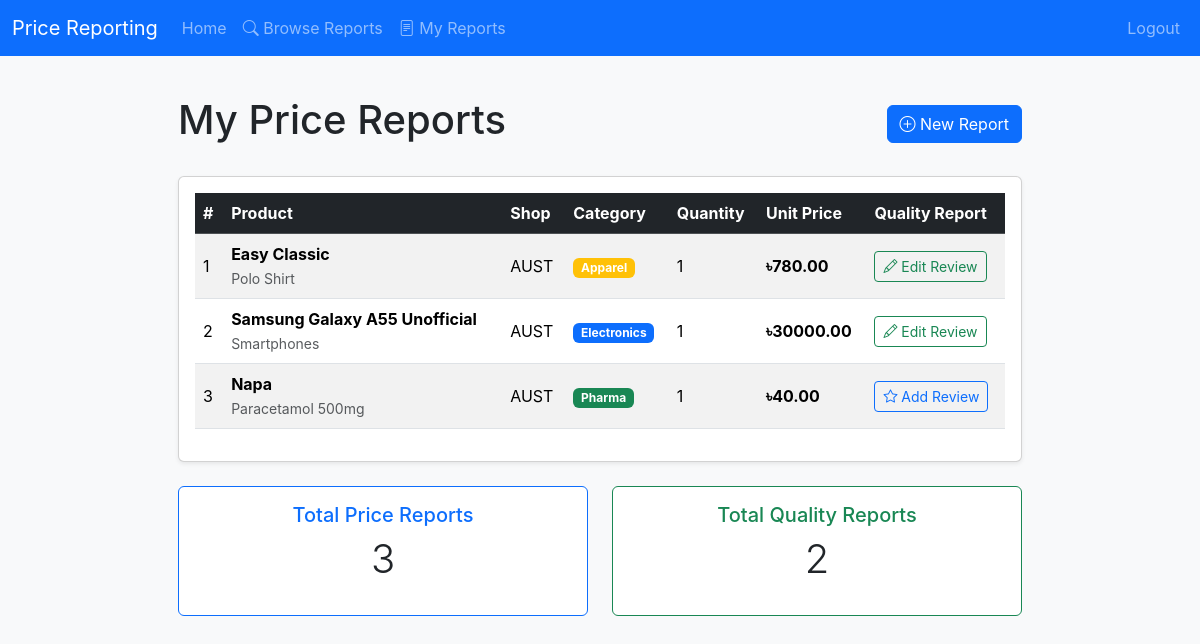
The app's page /user/price_reports (signed in), older data.
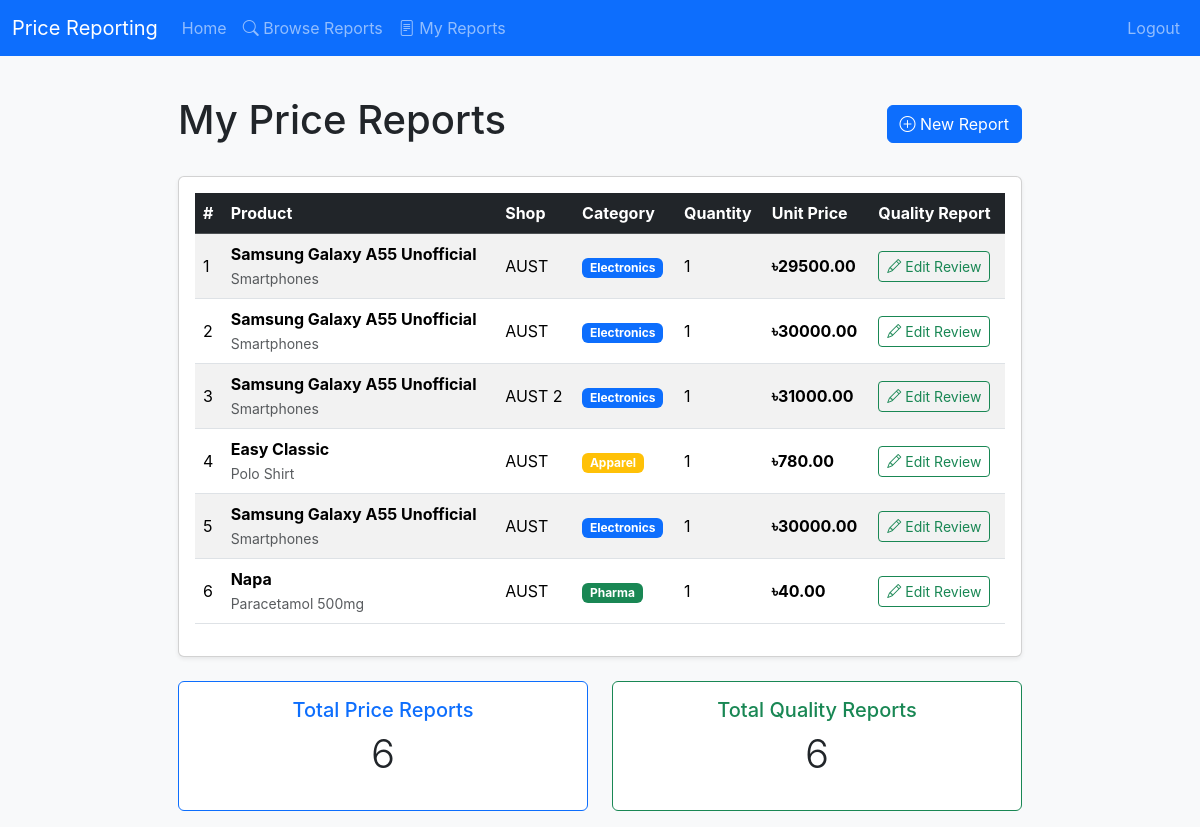
The same page, newer data.
### tables this page shows
CREATE TABLE quality_reports (
  id INTEGER PRIMARY KEY AUTOINCREMENT,
  price_report_id INTEGER NOT NULL UNIQUE,
  user_id INTEGER NOT NULL,
  category TEXT NOT NULL CHECK (category IN ('electronics','pharma','apparel','food')),
  confidence_score REAL DEFAULT 0.5 CHECK (confidence_score BETWEEN 0 AND 1),
  created_at DATETIME NOT NULL DEFAULT CURRENT_TIMESTAMP,
  FOREIGN KEY (price_report_id) REFERENCES price_reports(id),
  FOREIGN KEY (user_id) REFERENCES users(id)
);

CREATE TABLE product_aliases (
  id INTEGER PRIMARY KEY AUTOINCREMENT,
  product_id INTEGER NOT NULL,
  alias_name TEXT NOT NULL,

  FOREIGN KEY (product_id) REFERENCES products(id),
  UNIQUE (product_id, alias_name)
);

CREATE TABLE products (
  id INTEGER PRIMARY KEY AUTOINCREMENT,
  canonical_name TEXT NOT NULL,
  category TEXT NOT NULL CHECK (
    category IN ('electronics','pharma','apparel','food')
  ),
  created_at DATETIME NOT NULL DEFAULT CURRENT_TIMESTAMP
);

CREATE TABLE shops (
    id INTEGER PRIMARY KEY AUTOINCREMENT,
    name TEXT NOT NULL,
    address TEXT NOT NULL,
    latitude REAL NOT NULL,
    longitude REAL NOT NULL,
    created_at TEXT DEFAULT CURRENT_TIMESTAMP
);

CREATE TABLE price_reports (
  id INTEGER PRIMARY KEY AUTOINCREMENT,
  user_id INTEGER NOT NULL,
  shop_id INTEGER NOT NULL,
  product_alias_id INTEGER NOT NULL,
  price_paid REAL NOT NULL,
  quantity INTEGER NOT NULL DEFAULT 1,
  reported_at DATETIME NOT NULL DEFAULT CURRENT_TIMESTAMP,

  FOREIGN KEY (user_id) REFERENCES users(id),
  FOREIGN KEY (shop_id) REFERENCES shops(id),
  FOREIGN KEY (product_alias_id) REFERENCES product_aliases(id)
);

### routes/user.py (the view)
@user_bp.route("/user/price_reports")
@login_required
def user_price_reports():
    try:
        price_reports = db.execute(
            "SELECT pr.id, s.name AS shop_name, pa.alias_name, p.canonical_name, p.category, pr.price_paid, pr.quantity, "
            "qr.id AS quality_report_id "
            "FROM price_reports pr "
            "JOIN shops s ON pr.shop_id = s.id "
            "JOIN product_aliases pa ON pr.product_alias_id = pa.id "
            "JOIN products p ON pa.product_id = p.id "
            "LEFT JOIN quality_reports qr ON qr.price_report_id = pr.id "
            "WHERE pr.user_id = ? "
            "ORDER BY pr.reported_at DESC",
            session.get("user_id")
        )
    except Exception as e:
        print(f"Database error: {e}")
        return apology("Failed to load price reports", 500)
    return render_template("user_price_reports.html", price_reports=price_reports)

### app.py (called while the page is built)
@app.after_request
def after_request(response):
    response.headers["Cache-Control"] = "no-cache, no-store, must-revalidate"
    response.headers["Expires"] = 0
    response.headers["Pragma"] = "no-cache"
    return response

### helpers.py (called while the page is built)
def login_required(f):
    @wraps(f)
    def decorated_function(*args, **kwargs):
        if session.get("user_id") is None:
            return redirect("/login")
        return f(*args, **kwargs)
    return decorated_function

### templates/user_price_reports.html (shortened to what this page needs)
{% extends "layout.html" %}
{% block content %}
<div class="container">
  <div class="d-flex justify-content-between align-items-center mb-4">
    <h1>My Price Reports</h1>
    <a href="/create/price_report" class="btn btn-primary">
      <i class="bi bi-plus-circle"></i> New Report
    </a>
  </div>
  {% if price_reports %}
  <div class="card shadow-sm">
    <div class="card-body">
      <div class="table-responsive">
        <table class="table table-hover table-striped align-middle">
          <thead class="table-dark">
            <tr>
              <th scope="col">#</th>
              <th scope="col">Product</th>
              <th scope="col">Shop</th>
              <th scope="col">Category</th>
              <th scope="col">Quantity</th>
              <th scope="col">Unit Price</th>
              <th scope="col">Quality Report</th>
            </tr>
          </thead>
          <tbody>
            {% for report in price_reports %}
            <tr>
              <td>{{ loop.index }}</td>
              <td>
                <strong>{{ report.alias_name }}</strong>
                <br>
                <small class="text-muted">{{ report.canonical_name }}</small>
              </td>
              <td>{{ report.shop_name }}</td>
              <td>
                <span class="badge
                  {% if report.category == 'electronics' %}bg-primary
                  {% elif report.category == 'pharma' %}bg-success
                  {% elif report.category == 'apparel' %}bg-warning
                  {% elif report.category == 'food' %}bg-info
                  {% else %}bg-secondary
                  {% endif %}">
                  {{ report.category|capitalize }}
                </span>
              </td>
              <td>{{ report.quantity }}</td>
              <td class="fw-bold">৳{{ "%.2f"|format(report.price_paid / report.quantity) }}</td>
              <td>
                {% if report.quality_report_id %}
                <a href="/create/quality_report/{{ report.id }}" class="btn btn-sm btn-outline-success">
                  <i class="bi bi-pencil"></i> Edit Review
                </a>
                {% else %}
                <a href="/create/quality_report/{{ report.id }}" class="btn btn-sm btn-outline-primary">
                  <i class="bi bi-star"></i> Add Review
                </a>
                {% endif %}
              </td>
            </tr>
            {% endfor %}
          </tbody>
        </table>
      </div>
    </div>
  </div>
  <div class="row mt-4">
    <div class="col-md-6">
      <div class="card text-center border-primary">
        <div class="card-body">
          <h5 class="card-title text-primary">Total Price Reports</h5>
          <p class="display-6">{{ price_reports|length }}</p>
        </div>
      </div>
    </div>
    <div class="col-md-6">
      <div class="card text-center border-success">
        <div class="card-body">
          <h5 class="card-title text-success">Total Quality Reports</h5>
          <p class="display-6">{{ price_reports|selectattr('quality_report_id')|list|length }}</p>
        </div>
      </div>
    </div>
  </div>
  {% endif %}
</div>
{% endblock %}

### templates/layout.html (shortened to what this page needs)
<!doctype html>
<html lang="en">
  <head>
    <link href="https://cdn.jsdelivr.net/npm/bootstrap@5.3.2/dist/css/bootstrap.min.css" rel="stylesheet">
    <link rel="stylesheet" href="https://cdn.jsdelivr.net/npm/bootstrap-icons@1.11.1/font/bootstrap-icons.css">
    <link rel="stylesheet" href="{{ url_for('static', filename='css/style.css') }}">
  </head>
  <body>
    <nav class="navbar navbar-expand-lg navbar-dark bg-primary mb-4">
      <div class="container-fluid">
        <a class="navbar-brand" href="/">Price Reporting</a>
        <div class="collapse navbar-collapse" id="navbarsExample">
          <ul class="navbar-nav me-auto mb-2 mb-lg-0">
            {% if session.get('user_id') %}
            <li class="nav-item"><a class="nav-link" href="/">Home</a></li>
            <li class="nav-item"><a class="nav-link" href="/browse/price_reports"><i class="bi bi-search"></i> Browse Reports</a></li>
            <li class="nav-item"><a class="nav-link" href="/user/price_reports"><i class="bi bi-file-text"></i> My Reports</a></li>
            {% endif %}
          </ul>
          <ul class="navbar-nav ms-auto mb-2 mb-lg-0">
            {% if session.get('user_id') %}
            <li class="nav-item"><a class="nav-link" href="/logout">Logout</a></li>
            {% else %}
            <li class="nav-item"><a class="nav-link" href="/login">Login</a></li>
            <li class="nav-item"><a class="nav-link" href="/register">Register</a></li>
            {% endif %}
          </ul>
        </div>
      </div>
    </nav>
    <main class="container">
      {% block content %}{% endblock %}
    </main>
  </body>
</html>

### static/css/style.css (style rules this page uses)
body { font-family: -apple-system, BlinkMacSystemFont, "Segoe UI", Roboto, "Helvetica Neue", Arial, sans-serif; margin: 0; padding: 0; background: #f8f9fa; color: #212529; }
main.container { max-width: 900px; margin: 0 auto; padding: 1rem; }

Row changes from the older to the newer data that the page shows:
no longer on one of the page's lists (row unchanged): price_reports: alias_name "Napa", canonical_name "Paracetamol 500mg", shop_name "AUST", category "Pharma", quantity "1", report.price_paid/report.quantity "40.00"
added quality_reports: alias_name "Samsung Galaxy A55 Unofficial", canonical_name "Smartphones", shop_name "AUST", category "Electronics", quantity "1"
added price_reports: report.price_paid/report.quantity "29500.00"
added quality_reports: alias_name "Samsung Galaxy A55 Unofficial", canonical_name "Smartphones", shop_name "AUST", category "Electronics", quantity "1"
added price_reports: report.price_paid/report.quantity "30000.00"
added quality_reports: alias_name "Samsung Galaxy A55 Unofficial", canonical_name "Smartphones", shop_name "AUST 2", category "Electronics", quantity "1"
added price_reports: report.price_paid/report.quantity "31000.00"
added quality_reports: alias_name "Napa", canonical_name "Paracetamol 500mg", shop_name "AUST", category "Pharma", quantity "1", {{ "%.2f"|format(report.price_paid / report.quantity) }} "40.00"
Text that changed along with them:
{{ price_reports|length }}: "3" → "6"
{{ price_reports|selectattr('quality_report_id')|list|length }}: "2" → "6"
